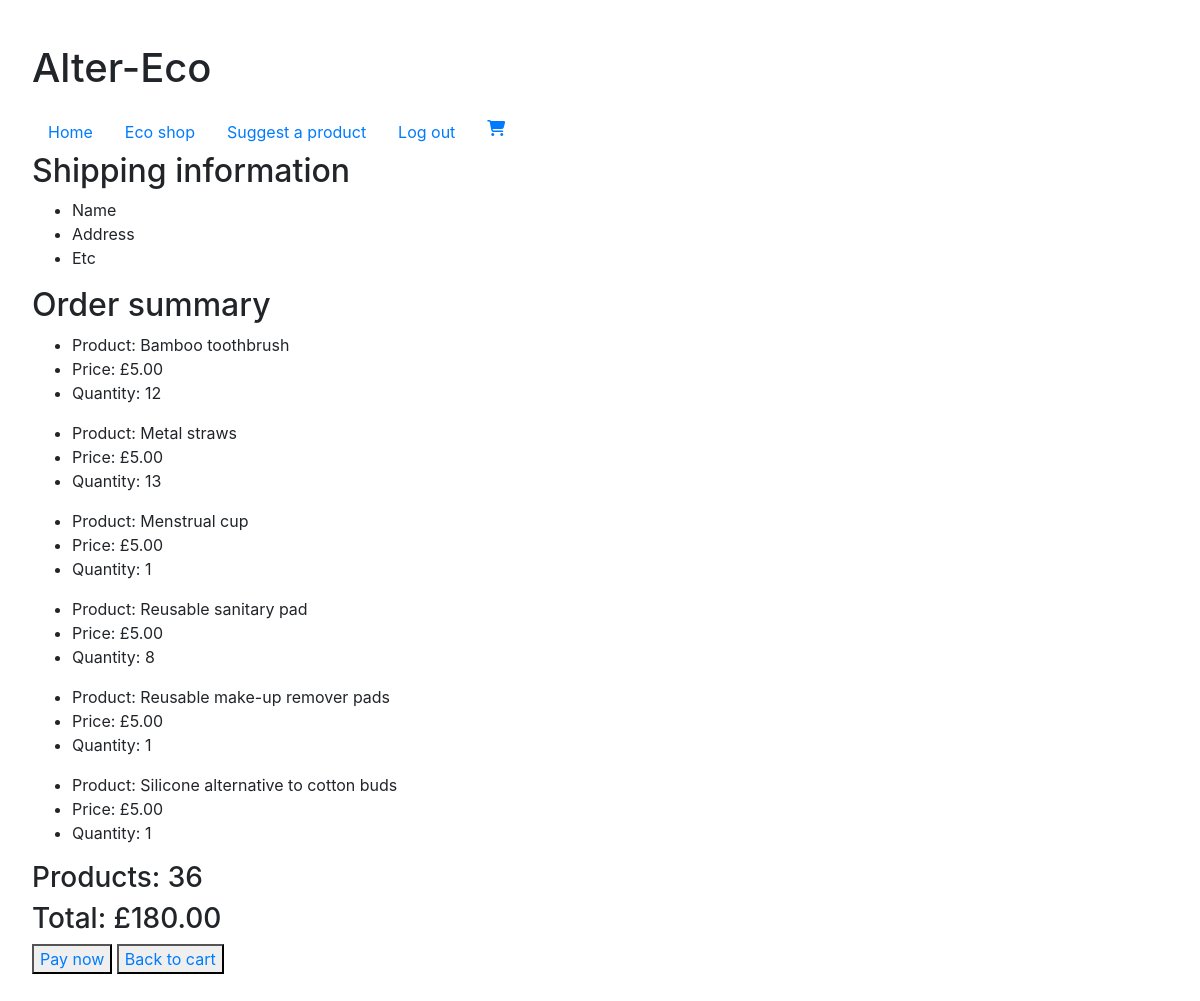
/checkout/ (signed in), run on an earlier commit of the app's database.
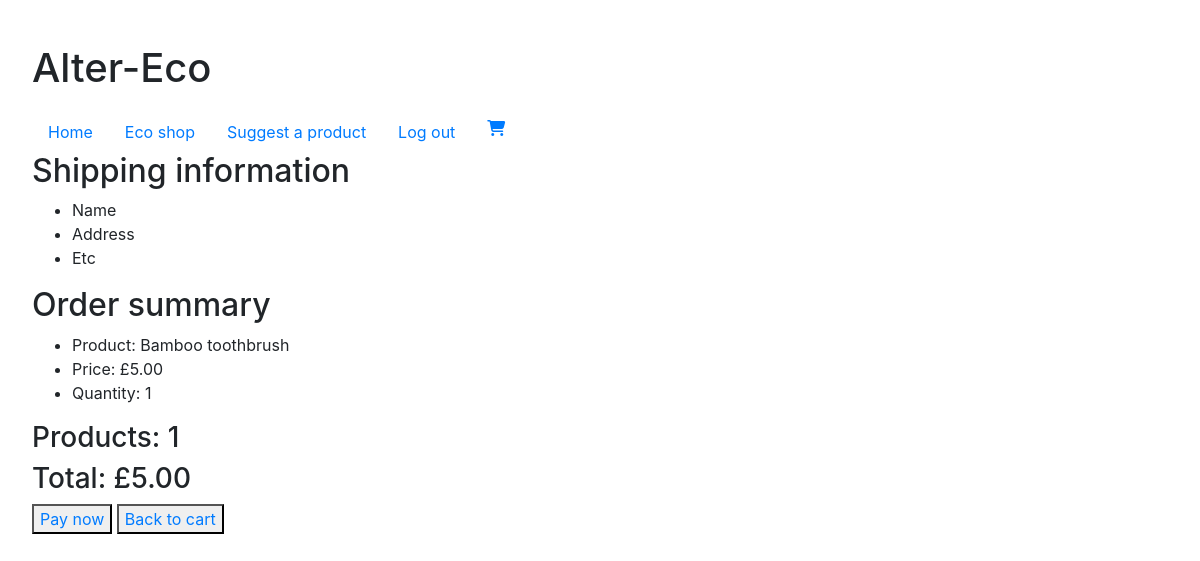
And on a later commit of the database.
### pages/models.py (models this page shows, shortened)
class OrderProduct(models.Model):
    order = models.ForeignKey(Order, on_delete=models.SET_NULL, null=True)
    product = models.ForeignKey(Product, on_delete=models.SET_NULL, null=True)
    quantity = models.IntegerField(default=1)
    class Meta:
        unique_together = ('order', 'product')
    @property
    def get_total(self):
        total = self.product.price * self.quantity
        return total

class Product(models.Model):
    item = models.ForeignKey(Item, on_delete=models.CASCADE)
    name = models.CharField(max_length=200)
    description = models.CharField(max_length=300, null=True)
    stock = models.PositiveIntegerField(default=0)
    price = models.FloatField(default=0)
    is_approved = models.BooleanField(default=False)

class Order(models.Model):
    customer = models.ForeignKey(Customer, on_delete=models.SET_NULL, null=True)
    products = models.ManyToManyField('OrderProduct', related_name='orderproducts')
    order_date = models.DateTimeField(null=True)
    complete = models.BooleanField(default=False)
    order_id = models.CharField(max_length=200, null=True)
    @property
    def get_cart_total(self):
        orderproducts = self.orderproduct_set.all()
        total = sum([product.get_total for product in orderproducts])
        return total
    @property
    def get_cart_items(self):
        orderproducts = self.orderproduct_set.all()
        total = sum([product.quantity for product in orderproducts])
        return total

### pages/views.py (the view)
# urls.py: path('checkout/', views.checkout, name='checkout'),
def checkout(request):
    customer = request.user.customer
    order, created = Order.objects.get_or_create(customer=customer, complete=False)
    products = order.orderproduct_set.all()
    context = {'products': products, 'order': order}
    return render(request, 'checkout.html', context)

### pages/templates/checkout.html (shortened to what this page needs)
{% extends "base.html" %} {% block title %}Checkout{% endblock %} {% block body %}
<h2>Shipping information</h2>
<form action="" method="post">
    <div>
        <ul>
            <li>Name</li>
            <li>Address</li>
            <li>Etc</li>
        </ul>
    </div>
</form>
<h2>Order summary</h2>
<div>
    {% for product in products %}
    <div>
        <ul>
            <li>Product: {{ product.product.name }}</li>
            <li>Price: £{{ product.product.price|floatformat:2 }}</li>
            <li>Quantity: {{ product.quantity }}</li>
        </ul>
    </div>
    {% endfor %}
    <div>
        <h3>Products: {{ order.get_cart_items }}</h3>
        <h3>Total: £{{ order.get_cart_total|floatformat:2 }}</h3>
    </div>
    <button type="submit"><a href="">Pay now</a></button>
    <button type="submit"><a href="{% url 'cart' %}">Back to cart</a></button>
</div>
{% endblock %}

### pages/templates/base.html (shortened to what this page needs)
{% load static %}
<html>
    <link rel="stylesheet" href="https://stackpath.bootstrapcdn.com/bootstrap/4.4.1/css/bootstrap.min.css">
    <link rel="stylesheet" type="text/css" href="{% static 'pages/main.css' %}">
<body>
    <h1>Alter-Eco</h1>
    <div id="menu">
        <ul class="nav">
            <li class="nav-item"><a class="nav-link" href="/">Home</a></li>
            <li class="nav-item"><a class="nav-link" href="/products">Eco shop</a></li>
            <li class="nav-item"><a class="nav-link" href="/new_product">Suggest a product</a></li>
            {% if user.is_authenticated %}
            <li class="nav-item"><a class="nav-link" href="{% url 'logout' %}">Log out</a></li>
            {% else %}
            <li class="nav-item"><a class="nav-link" href="{% url 'login' %}">Log in</a></li>
            <li class="nav-item"><a class="nav-link" href="/register">Register</a></li>
            {% endif %}
            <li class="nav-item"><a class="nav-link" href="/cart"><i class="fas fa-shopping-cart"></i></a></li>
        </ul>
    </div>
    {% block body %} {% endblock %}
</body>
</html>

### pages/static/pages/main.css (style rules this page uses)
body { margin: 2em; }
h1 { padding-top: 0.3em; padding-bottom: 0.3em; }

What changed in the data, as far as the page shows it:
removed OrderProduct: product.name "Metal straws", product.price "5.00", quantity "13"
removed OrderProduct: product.name "Menstrual cup", product.price "5.00", quantity "1"
removed OrderProduct: product.name "Reusable sanitary pad", product.price "5.00", quantity "8"
removed OrderProduct: product.name "Reusable make-up remover pads", product.price "5.00", quantity "1"
removed OrderProduct: product.name "Silicone alternative to cotton buds", product.price "5.00", quantity "1"
changed OrderProduct "Bamboo toothbrush": quantity "12" → "1"
changed through a linked row, Order: get_cart_items "36" → "1"; get_cart_total "180.00" → "5.00"
